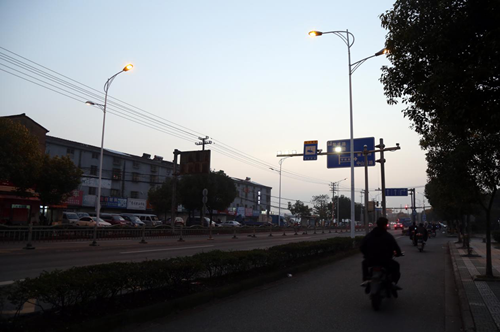
#> input picture data/dark.png, 500 x 332 px
$ python util.py
#> lines starting #> are read from the running program, lines starting #| are printed output that depends on the picture
import cv2
import numpy as np
from matplotlib import pyplot as plt


def main():
    Overexpose = cv2.imread("./dark.png")
#> Overexpose is the input picture: shape (332, 500, 3); mean B, G, R 107, 104.4, 102.5
    underexpose = cv2.imread("./bright.png")
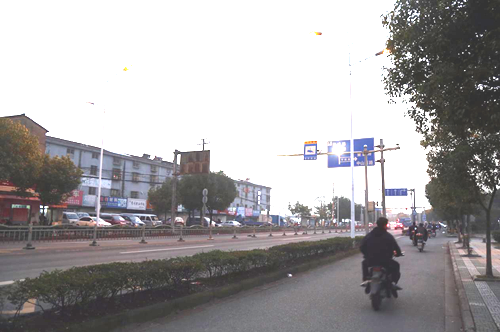
#> input picture data/bright.png, 500 x 332 px
#> underexpose is the input picture: shape (332, 500, 3); mean B, G, R 164.7, 163.5, 166.1
    #cv2.imshow("Over", Overexpose)
    #cv2.imshow("under", underexpose)
    plt.figure(1)

    plt.subplot(4,2,1)
    plt.tight_layout(pad=1.0, w_pad=0.5, h_pad=1.0)
    plt.imshow(Overexpose)

    plt.subplot(4,2,2)
    plt.tight_layout(pad=1.0, w_pad=0.5, h_pad=1.0)
    plt.imshow(underexpose)

    plt.subplot(4, 2, 3)
    plt.tight_layout(pad=1.0, w_pad=0.5, h_pad=1.0)
    chans = cv2.split(Overexpose)
    colors = ("b", "g", "r")
    for (chan, color) in zip(chans, colors):
        hist = cv2.calcHist([chan], [0], None, [256], [0, 256])
        plt.plot(hist, color=color)
        plt.xlim([0, 256])
#> this loop made 3 passes
#> color on passes 1 to 3: 'b', 'g', 'r'

    plt.subplot(4, 2, 4)
    plt.tight_layout(pad=1.0, w_pad=0.5, h_pad=1.0)
    chans = cv2.split(underexpose)
    colors = ("b", "g", "r")
    for (chan, color) in zip(chans, colors):
        hist = cv2.calcHist([chan], [0], None, [256], [0, 256])
        plt.plot(hist, color=color)
        plt.xlim([0, 256])

    plt.subplot(4, 2, 5)
    plt.tight_layout(pad=1.0, w_pad=0.5, h_pad=1.0)
    equalizeOver = np.zeros(Overexpose.shape, Overexpose.dtype)
    equalizeOver[:, :, 0] = cv2.equalizeHist(Overexpose[:, :, 0])
    equalizeOver[:, :, 1] = cv2.equalizeHist(Overexpose[:, :, 1])
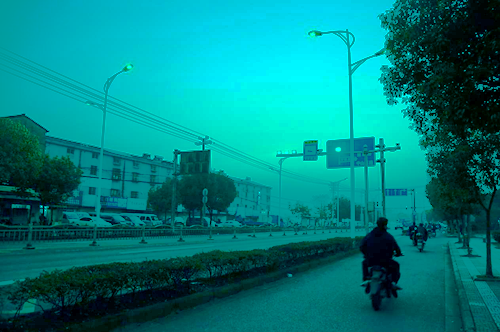
#> equalizeOver: shape (332, 500, 3); mean B, G, R 127.3, 127.6, 0
    equalizeOver[:, :, 2] = cv2.equalizeHist(Overexpose[:, :, 2])
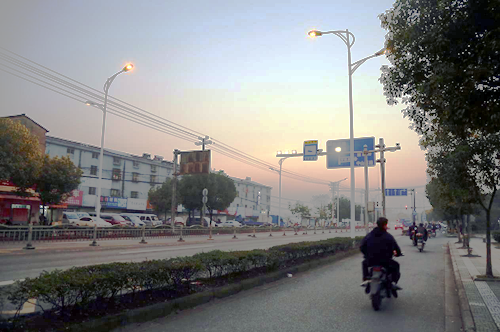
#> equalizeOver: shape (332, 500, 3); mean B, G, R 127.3, 127.6, 128.2
    plt.imshow(equalizeOver)
    cv2.imwrite('./out/equlizeOver.jpg', equalizeOver)
#    cv2.imshow('equalizeOver', equalizeOver)

    plt.subplot(4, 2, 6)
    plt.tight_layout(pad=1.0, w_pad=0.5, h_pad=1.0)
    equalizeUnder = np.zeros(underexpose.shape, underexpose.dtype)
    equalizeUnder[:, :, 0] = cv2.equalizeHist(underexpose[:, :, 0])
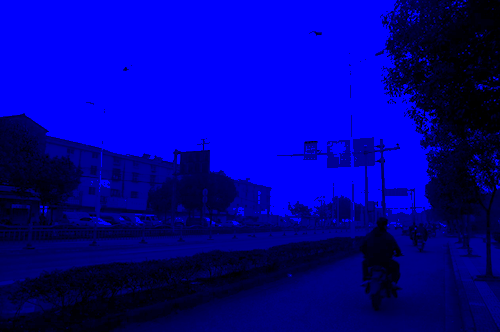
#> equalizeUnder: shape (332, 500, 3); mean B, G, R 148.4, 0, 0
    equalizeUnder[:, :, 1] = cv2.equalizeHist(underexpose[:, :, 1])
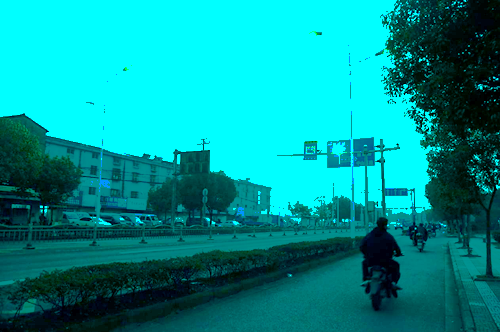
#> equalizeUnder: shape (332, 500, 3); mean B, G, R 148.4, 148.5, 0
    equalizeUnder[:, :, 2] = cv2.equalizeHist(underexpose[:, :, 2])
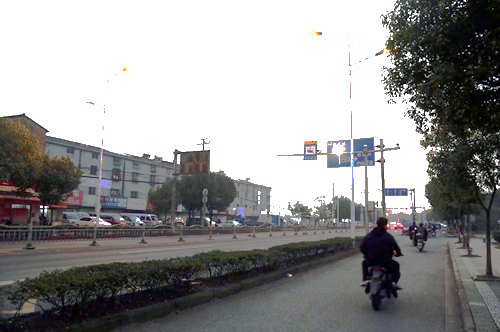
#> equalizeUnder: shape (332, 500, 3); mean B, G, R 148.4, 148.5, 149.1
    plt.imshow(equalizeUnder)
    cv2.imwrite('./out/equalizeunder.jpg', equalizeUnder)

    plt.subplot(4, 2, 7)
    plt.tight_layout(pad=1.0, w_pad=0.5, h_pad=1.0)
    chans = cv2.split(equalizeOver)
    colors = ("b", "g", "r")
    for (chan, color) in zip(chans, colors):
        hist = cv2.calcHist([chan], [0], None, [256], [0, 256])
        plt.plot(hist, color=color)
        plt.xlim([0, 256])

    plt.subplot(4, 2, 8)
    plt.tight_layout(pad=1.0, w_pad=0.5, h_pad=1.0)
    chans = cv2.split(equalizeUnder)
    colors = ("b", "g", "r")
    for (chan, color) in zip(chans, colors):
        hist = cv2.calcHist([chan], [0], None, [256], [0, 256])
        plt.plot(hist, color=color)
        plt.xlim([0, 256])

    plt.show()
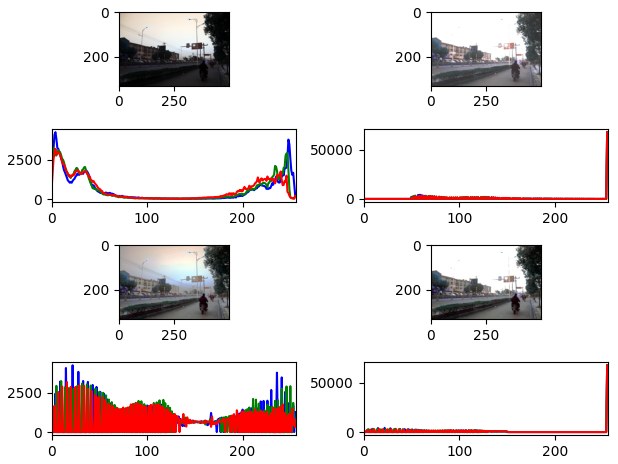
#> figure drawn by matplotlib, 8 panels; B, G, R data is drawn as R, G, B; panel 3: curve peaks at x = 4, y = 4262; panel 3: curve peaks at x = 2, y = 3253; panel 3: curve peaks at x = 4, y = 3196; panel 4: curve peaks at x = 255, y = 67835
    cv2.waitKey(0)

if __name__ == '__main__':
    main()
